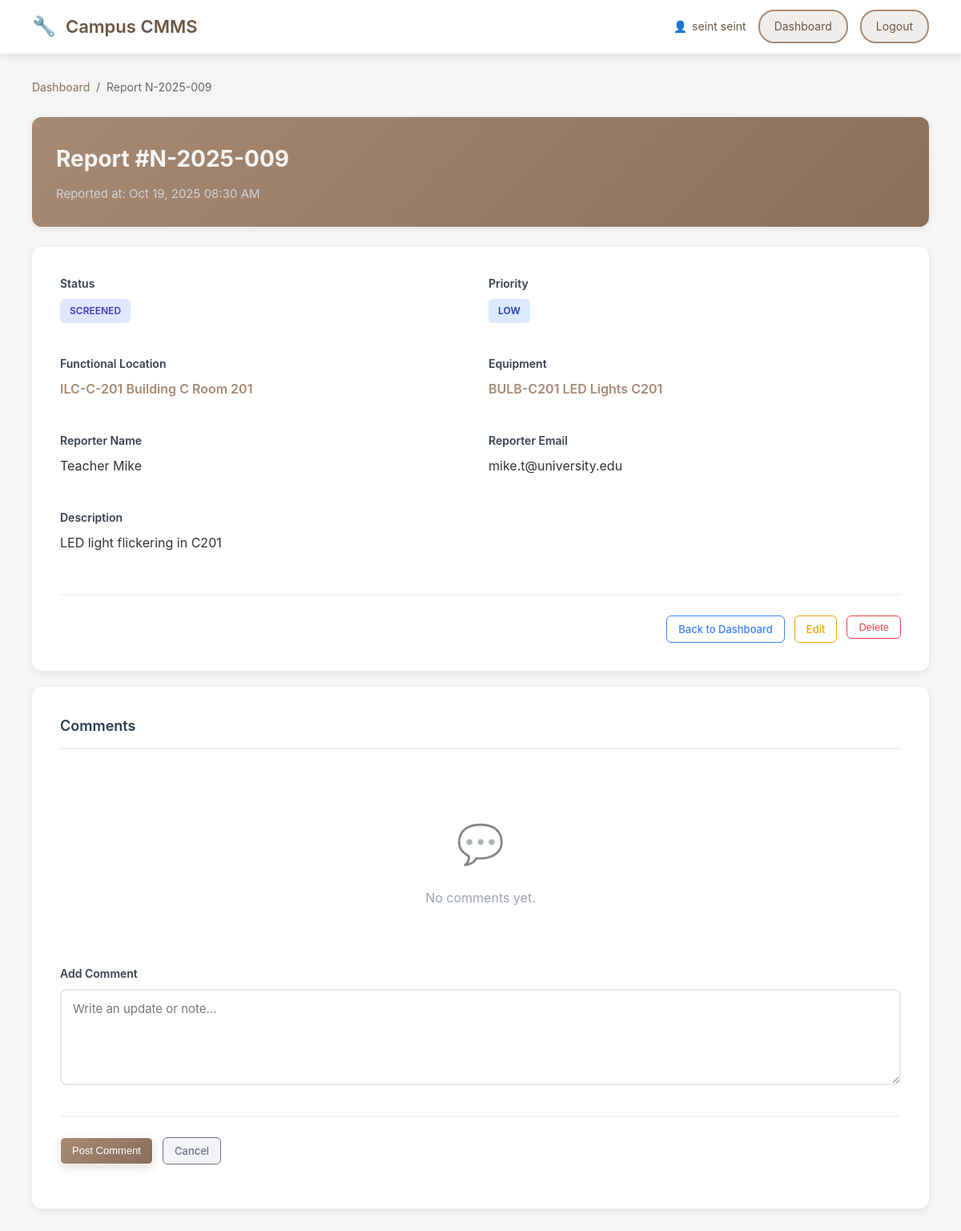
The app's page /view_report.php?id=9 (signed in) with its own data.
### tables this page shows
CREATE TABLE `users` (
  `user_id` int(11) NOT NULL AUTO_INCREMENT,
  `username` varchar(50) NOT NULL,
  `email` varchar(100) NOT NULL,
  `password_hash` varchar(255) NOT NULL,
  `first_name` varchar(100) DEFAULT NULL,
  `last_name` varchar(100) DEFAULT NULL,
  `phone` varchar(20) DEFAULT NULL,
  `role` enum('planner','technician','reporter') NOT NULL,
  `user_type` enum('staff','teacher','student','external') NOT NULL,
  `id_number` varchar(50) DEFAULT NULL,
  `is_active` tinyint(1) NOT NULL DEFAULT 1,
  `created_at` timestamp NOT NULL DEFAULT current_timestamp(),
  PRIMARY KEY (`user_id`),
  UNIQUE KEY `username` (`username`),
  UNIQUE KEY `email` (`email`)
);

CREATE TABLE `notification` (
  `notification_id` int(11) NOT NULL AUTO_INCREMENT,
  `notif_no` varchar(50) NOT NULL,
  `reported_at` datetime NOT NULL DEFAULT current_timestamp(),
  `status` enum('NEW','SCREENED','APPROVED','REJECTED','CLOSED') NOT NULL DEFAULT 'NEW',
  `priority` enum('LOW','MEDIUM','HIGH','URGENT') NOT NULL DEFAULT 'MEDIUM',
  `description` varchar(500) DEFAULT NULL,
  `reporter_name` varchar(120) DEFAULT NULL,
  `reporter_email` varchar(150) DEFAULT NULL,
  `equipment_id` int(11) DEFAULT NULL,
  `floc_id` int(11) DEFAULT NULL,
  `created_by_user_id` int(11) DEFAULT NULL,
  PRIMARY KEY (`notification_id`),
  UNIQUE KEY `uq_notif_no` (`notif_no`),
  KEY `fk_notif_equipment` (`equipment_id`),
  KEY `fk_notif_floc` (`floc_id`),
  KEY `fk_notif_creator_user` (`created_by_user_id`),
  KEY `idx_notification_status` (`status`),
  KEY `idx_notification_priority` (`priority`),
  CONSTRAINT `fk_notif_creator_user` FOREIGN KEY (`created_by_user_id`) REFERENCES `users` (`user_id`) ON DELETE SET NULL ON UPDATE CASCADE,
  CONSTRAINT `fk_notif_equipment` FOREIGN KEY (`equipment_id`) REFERENCES `equipment` (`equipment_id`) ON DELETE SET NULL ON UPDATE CASCADE,
  CONSTRAINT `fk_notif_floc` FOREIGN KEY (`floc_id`) REFERENCES `functional_location` (`floc_id`) ON DELETE SET NULL ON UPDATE CASCADE
);

CREATE TABLE `functional_location` (
  `floc_id` int(11) NOT NULL AUTO_INCREMENT,
  `floc_code` varchar(50) NOT NULL,
  `floc_name` varchar(100) NOT NULL,
  `parent_floc_id` int(11) DEFAULT NULL,
  `description` varchar(255) DEFAULT NULL,
  `is_active` tinyint(1) NOT NULL DEFAULT 1,
  `created_at` datetime NOT NULL DEFAULT current_timestamp(),
  `updated_at` datetime NOT NULL DEFAULT current_timestamp() ON UPDATE current_timestamp(),
  PRIMARY KEY (`floc_id`),
  UNIQUE KEY `uq_floc_code` (`floc_code`),
  KEY `fk_floc_parent` (`parent_floc_id`),
  CONSTRAINT `fk_floc_parent` FOREIGN KEY (`parent_floc_id`) REFERENCES `functional_location` (`floc_id`) ON DELETE SET NULL ON UPDATE CASCADE
);

CREATE TABLE `equipment` (
  `equipment_id` int(11) NOT NULL AUTO_INCREMENT,
  `equipment_code` varchar(50) NOT NULL,
  `equipment_name` varchar(150) NOT NULL,
  `floc_id` int(11) DEFAULT NULL,
  `work_center_id` int(11) DEFAULT NULL,
  `vendor_id` int(11) DEFAULT NULL,
  `serial_no` varchar(100) DEFAULT NULL,
  `model_no` varchar(100) DEFAULT NULL,
  `install_date` date DEFAULT NULL,
  `criticality` enum('LOW','MEDIUM','HIGH') NOT NULL DEFAULT 'LOW',
  `status` enum('ACTIVE','INACTIVE','RETIRED') NOT NULL DEFAULT 'ACTIVE',
  PRIMARY KEY (`equipment_id`),
  UNIQUE KEY `uq_equipment_code` (`equipment_code`),
  KEY `fk_equipment_floc` (`floc_id`),
  KEY `fk_equipment_wc` (`work_center_id`),
  KEY `fk_equipment_vendor` (`vendor_id`),
  CONSTRAINT `fk_equipment_floc` FOREIGN KEY (`floc_id`) REFERENCES `functional_location` (`floc_id`) ON DELETE SET NULL ON UPDATE CASCADE,
  CONSTRAINT `fk_equipment_vendor` FOREIGN KEY (`vendor_id`) REFERENCES `vendor` (`vendor_id`) ON DELETE SET NULL ON UPDATE CASCADE,
  CONSTRAINT `fk_equipment_wc` FOREIGN KEY (`work_center_id`) REFERENCES `work_center` (`work_center_id`) ON DELETE SET NULL ON UPDATE CASCADE
);

### view_report.php (the view, shortened to what this page needs)
<?php
$host = 'localhost';
$dbname = 'cmms';
$username = 'root';
$password = '';
$id = (int)($_GET['id'] ?? 0);
$no = trim((string)($_GET['no'] ?? ''));
function e($v){ return htmlspecialchars((string)$v, ENT_QUOTES, 'UTF-8'); }
function status_badge_class($s){
  switch (strtoupper((string)$s)) {
    case 'SCREENED': return 'status-badge status-screened';
  }
}
function priority_badge_class($p){
  switch (strtoupper((string)$p)) {
    case 'LOW': return 'priority-badge priority-low';
  }
}
try {
  $pdo = new PDO(
    "mysql:host=$host;dbname=$dbname;charset=utf8mb4",
    $username, $password,
    [PDO::ATTR_ERRMODE=>PDO::ERRMODE_EXCEPTION, PDO::ATTR_DEFAULT_FETCH_MODE=>PDO::FETCH_ASSOC]
  );
  $uStmt = $pdo->prepare("SELECT first_name, last_name FROM users WHERE user_id = ? LIMIT 1");
  $uStmt->execute([$_SESSION['user_id']]);
  $u = $uStmt->fetch() ?: ['first_name' => ($_SESSION['first_name'] ?? 'User'), 'last_name' => ($_SESSION['last_name'] ?? '')];
  $where = '';
  $params = [];
  if ($id > 0) {
    $where = "n.notification_id = ? AND n.created_by_user_id = ?";
    $params = [$id, $_SESSION['user_id']];
  } elseif ($no !== '') {
    $where = "n.notif_no = ? AND n.created_by_user_id = ?";
    $params = [$no, $_SESSION['user_id']];
  } else {
    http_response_code(400);
    echo "Missing report identifier.";
    exit;
  }
  $stmt = $pdo->prepare("
    SELECT
      n.notification_id, n.notif_no, n.reported_at, n.status, n.priority, n.description,
      n.reporter_name, n.reporter_email, n.equipment_id, n.floc_id,
      fl.floc_code, fl.floc_name,
      e.equipment_code, e.equipment_name
    FROM notification n
    LEFT JOIN functional_location fl ON n.floc_id = fl.floc_id
    LEFT JOIN equipment e ON n.equipment_id = e.equipment_id
    WHERE $where
    LIMIT 1
  ");
  $stmt->execute($params);
  $notif = $stmt->fetch();
  $cstmt = $pdo->prepare("
    SELECT nc.comment_id, nc.comment_text, nc.created_at,
           u.username, u.first_name, u.last_name
    FROM notification_comment nc
    LEFT JOIN users u ON u.user_id = nc.author_user_id
    WHERE nc.notification_id = ?
    ORDER BY nc.created_at ASC, nc.comment_id ASC
  ");
  $cstmt->execute([$notif['notification_id']]);
  $comments = $cstmt->fetchAll();
  $status = $notif['status'] ?: 'NEW';
  $priority = $notif['priority'] ?: 'MEDIUM';
} catch (PDOException $e) {
  http_response_code(500);
  echo "Database error: " . e($e->getMessage());
  exit;
}
?>
<!doctype html>
<html lang="en">
<head>
  <link rel="stylesheet" href="style.css">
</head>
<body>
  <div class="navbar">
    <div class="navbar-left">
      <span style="font-size: 24px;">🔧</span>
      <h1>Campus CMMS</h1>
    </div>
    <div class="user-info">
      <span class="user-name">
        <span>👤</span>
        <?= e($u['first_name'] ?? ($_SESSION['first_name'] ?? 'User')) ?>
        <?= e($u['last_name']  ?? ($_SESSION['last_name']  ?? '')) ?>
      </span>
      <a href="user_dashboard.php" class="btn-logout">Dashboard</a>
      <a href="logout.php" class="btn-logout">Logout</a>
    </div>
  </div>
  <div class="container">
    <div class="breadcrumb">
      <a href="user_dashboard.php">Dashboard</a> &nbsp;/&nbsp;
      <span>Report <?= e($notif['notif_no']) ?></span>
    </div>
    <div class="page-header">
      <h1>Report #<?= e($notif['notif_no']) ?></h1>
      <p class="date-time">
        Reported at: <?= date('M d, Y h:i A', strtotime($notif['reported_at'])) ?>
      </p>
    </div>
    <div class="form-card">
      <div class="form-row">
        <div class="form-group">
          <label>Status</label>
          <div><span class="<?= status_badge_class($status) ?>"><?= e($status) ?></span></div>
        </div>
        <div class="form-group">
          <label>Priority</label>
          <div><span class="<?= priority_badge_class($priority) ?>"><?= e($priority) ?></span></div>
        </div>
        <div class="form-group">
          <label>Functional Location</label>
          <div class="report-id">
            <?= e(trim(($notif['floc_code'] ?? '') . ' ' . ($notif['floc_name'] ?? ''))) ?: '—' ?>
          </div>
        </div>
        <div class="form-group">
          <label>Equipment</label>
          <div class="report-id">
            <?= e(trim(($notif['equipment_code'] ?? '') . ' ' . ($notif['equipment_name'] ?? ''))) ?: '—' ?>
          </div>
        </div>
        <div class="form-group">
          <label>Reporter Name</label>
          <div><?= e($notif['reporter_name'] ?? '') ?: '—' ?></div>
        </div>
        <div class="form-group">
          <label>Reporter Email</label>
          <div><?= e($notif['reporter_email'] ?? '') ?: '—' ?></div>
        </div>
        <div class="form-group full-width">
          <label>Description</label>
          <div><?= nl2br(e($notif['description'] ?? '')) ?></div>
        </div>
      </div>
      <div class="form-actions">
        <a class="btn btn-view" href="user_dashboard.php">Back to Dashboard</a>
        <a class="btn btn-edit" href="edit_report.php?id=<?= urlencode($notif['notification_id']) ?>">Edit</a>
        <form method="POST" action="delete_report.php" onsubmit="return confirm('Delete this report? This cannot be undone.');" style="display:inline">
          <button type="submit" class="btn btn-delete">Delete</button>
        </form>
      </div>
    </div>
    <div class="form-card" style="margin-top:20px;">
      <div class="section-title">Comments</div>
      <?php if (!$comments): ?>
        <div class="no-data">
          <div class="no-data-icon">💬</div>
          No comments yet.
        </div>
      <?php endif; ?>
      <form method="POST" class="form-group" style="margin-top:10px;">
        <label for="comment_text">Add Comment</label>
        <textarea id="comment_text" name="comment_text" rows="3" placeholder="Write an update or note..." required></textarea>
        <div class="form-actions" style="justify-content:flex-start;">
          <button class="btn btn-primary" type="submit">Post Comment</button>
          <a class="btn btn-secondary" href="user_dashboard.php">Cancel</a>
        </div>
      </form>
    </div>
  </div>
</body>
</html>

### style.css (style rules this page uses)
* { margin: 0; padding: 0; box-sizing: border-box; }
body { font-family: -apple-system, BlinkMacSystemFont, "Segoe UI", Roboto, Arial, sans-serif; background-color: #f5f5f5; color: #333; line-height: 1.6; }
.navbar { background: #FFFFFF; color: #6B5644; padding: 12px 40px; display: flex; justify-content: space-between; align-items: center; box-shadow: 0 2px 8px rgba(0,0,0,0.1); border-bottom: 2px solid #F5F1E8; }
.navbar-left { display: flex; align-items: center; gap: 12px; }
.navbar-left h1 { font-size: 22px; font-weight: 600; color: #6B5644; }
.user-info { display: flex; align-items: center; gap: 15px; }
.user-name { font-size: 14px; display: flex; align-items: center; gap: 6px; color: #6B5644; }
.btn-logout { background: rgba(107, 86, 68, 0.1); color: #6B5644; border: 2px solid #A88A73; padding: 8px 18px; border-radius: 20px; cursor: pointer; font-size: 14px; text-decoration: none; transition: all 0.3s; display: inline-block; }
.container { padding: 30px 40px; max-width: 1400px; margin: 0 auto; }
.report-new-btn, .btn-primary { background: linear-gradient(135deg, #A88A73 0%, #8B6F5B 100%); color: white; padding: 14px 28px; border-radius: 10px; text-decoration: none; font-size: 15px; font-weight: 600; display: inline-flex; align-items: center; gap: 8px; transition: all 0.3s; border: none; cursor: pointer; box-shadow: 0 4px 12px rgba(168, 138, 115, 0.3); }
.btn-secondary { background: #f3f4f6; color: #6b7280; border: 2px solid #e5e7eb; padding: 13px 28px; border-radius: 10px; font-size: 15px; font-weight: 600; cursor: pointer; text-decoration: none; transition: all 0.3s; display: inline-block; }
.report-id { color: #A88A73; font-weight: 600; }
.priority-badge, .status-badge { display: inline-block; padding: 5px 12px; border-radius: 6px; font-size: 12px; font-weight: 600; white-space: nowrap; }
.priority-low { background-color: #dbeafe; color: #1e40af; }
.status-screened { background-color: #e0e7ff; color: #4338ca; }
.btn { padding: 6px 14px; border-radius: 6px; font-size: 13px; font-weight: 500; border: 1px solid; cursor: pointer; text-decoration: none; transition: all 0.3s; display: inline-block; }
.btn-view { background: white; color: #3b82f6; border-color: #3b82f6; }
.btn-edit { background: white; color: #f59e0b; border-color: #f59e0b; }
.btn-delete { background: white; color: #ef4444; border-color: #ef4444; }
.date-time { color: #6b7280; font-size: 13px; }
.no-data { text-align: center; padding: 60px 20px; color: #9ca3af; }
.no-data-icon { font-size: 48px; margin-bottom: 16px; opacity: 0.5; }
.breadcrumb { margin-bottom: 25px; font-size: 14px; color: #666; }
.breadcrumb a { color: #8B6F5B; text-decoration: none; transition: color 0.3s; }
.page-header { background: linear-gradient(135deg, #A88A73 0%, #8B6F5B 100%); color:white; padding: 30px; border-radius: 12px; box-shadow: 0 2px 10px rgba(0,0,0,.08); margin-bottom: 25px; }
.page-header h1 { font-size: 28px; color: #f6f6f6; margin-bottom: 10px; display: flex; align-items: center; gap: 10px; }
.page-header p { color: #d0d3d9; font-size: 15px; line-height: 1.5; }
.form-card { background: #fff; padding: 35px; border-radius: 12px; box-shadow: 0 2px 10px rgba(0,0,0,.08); }
.section-title { font-size: 18px; color: #2c3e50; margin-bottom: 20px; padding-bottom: 12px; border-bottom: 2px solid #f0f0f0; display: flex; align-items: center; gap: 10px; font-weight: 600; }
.form-row { display: grid; grid-template-columns: 1fr 1fr; gap: 20px; margin-bottom: 20px; }
.form-group { margin-bottom: 20px; }
.form-group.full-width { grid-column: 1 / -1; }
.form-group label { display: block; color: #374151; font-weight: 600; margin-bottom: 8px; font-size: 14px; }
.form-group input, .form-group select, .form-group textarea { width: 100%; padding: 12px 14px; border: 2px solid #e5e7eb; border-radius: 8px; font-size: 15px; font-family: inherit; transition: all 0.3s; background: #fff; }
.form-group textarea { resize: vertical; min-height: 120px; line-height: 1.5; }
.form-actions { display: flex; gap: 12px; justify-content: flex-end; margin-top: 30px; padding-top: 25px; border-top: 2px solid #f3f4f6; }

### records on screen
users: first_name "seint", last_name "seint"
notification: notif_no "N-2025-009", reported_at "Oct 19, 2025 08:30 AM", status "SCREENED", priority "LOW", floc.floc_name "ILC-C-201 Building C Room 201", equipment.equipment_name "BULB-C201 LED Lights C201", reporter_name "Teacher Mike", reporter_email "mike.t@university.edu", description "LED light flickering in C201"
